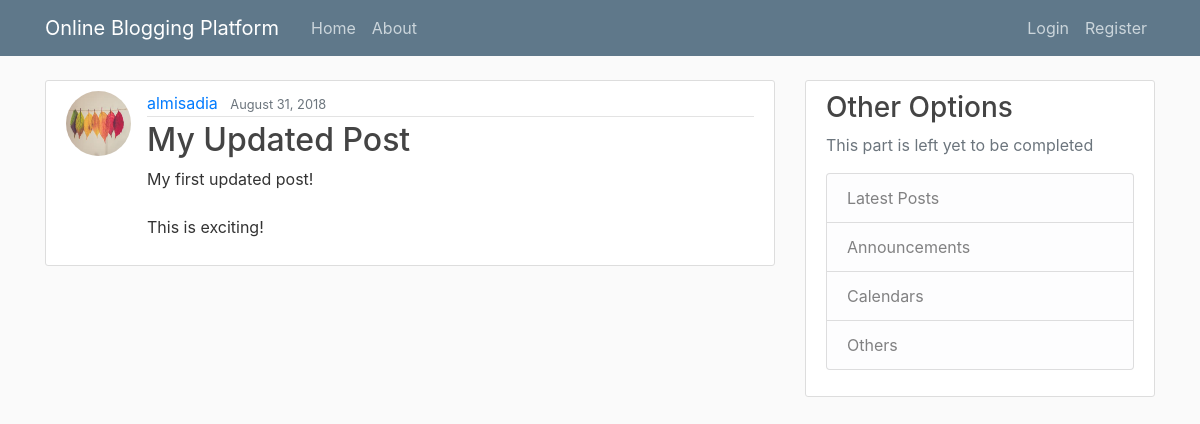
Screenshot of /post/7/ with the database file from the repository.
### blog/models.py (models this page shows, shortened)
class Post(models.Model):
    title = models.CharField(max_length=100)
    content = models.TextField()
    date_posted = models.DateTimeField(default=timezone.now)
    author = models.ForeignKey(User, on_delete=models.CASCADE)

### users/models.py (models this page shows, shortened)
class Profile(models.Model):
    user = models.OneToOneField(User, on_delete=models.CASCADE)
    image = models.ImageField(default='default.jpg', upload_to='profile_pics')

### blog/views.py (the view)
# urls.py: path('post/<int:pk>/', PostDetailView.as_view(), name='post-detail'),
class PostDetailView(DetailView):
    model = Post

### blog/templates/blog/post_detail.html (shortened to what this page needs)
{% extends "blog/base.html" %}
{% block content %}
  <article class="media content-section">
    <img class="rounded-circle article-img" src="{{ object.author.profile.image.url }}">
    <div class="media-body">
      <div class="article-metadata">
        <a class="mr-2" href="{% url 'user-posts' object.author.username %}">{{ object.author }}</a>
        <small class="text-muted">{{ object.date_posted|date:"F d, Y" }}</small>
      </div>
      <h2 class="article-title">{{ object.title }}</h2>
      <p class="article-content">{{ object.content }}</p>
    </div>
  </article>
{% endblock content %}

### blog/static/blog/main.css (style rules this page uses)
body { background: #fafafa; color: #333333; margin-top: 5rem; }
h1, h2, h3, h4, h5, h6 { color: #444444; }
.content-section { background: #ffffff; padding: 10px 20px; border: 1px solid #dddddd; border-radius: 3px; margin-bottom: 20px; }
.article-title { color: #444444; }
.article-content { white-space: pre-line; }
.article-img { height: 65px; width: 65px; margin-right: 16px; }
.article-metadata { padding-bottom: 1px; margin-bottom: 4px; border-bottom: 1px solid #e3e3e3 }

### rows the page displays
Post: author.profile.image (picture), author "almisadia", date_posted "August 31, 2018", title "My Updated Post", content "My first updated post! This is exciting!"
